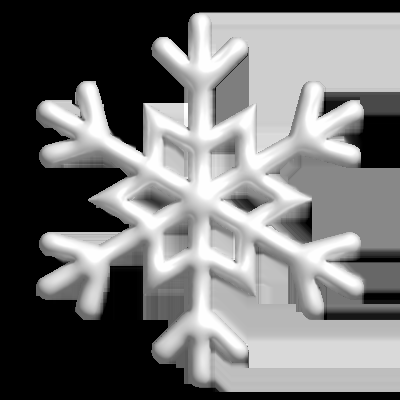
#> input picture images/flocon.png, 400 x 400 px, found by its file name
$ python td7_flocon.py
#> lines starting #> are read from the running program, lines starting #| are printed output that depends on the picture; after the words box and inside, x2 and y2 are one past the last pixel; in counts of white or black regions, pixels touching at a corner belong together
import numpy as np
import cv2
import random

cap = cv2.VideoCapture(0)
img = cv2.imread('E:/m1/ti/TD7/images/flocon.png', cv2.IMREAD_UNCHANGED)  # Charger l'image du flocon
#> img is the input picture: shape (400, 400, 4); mean B, G, R, A 117.1, 117.1, 117.1, 69.7
face_cascade = cv2.CascadeClassifier('E:/m1/ti/TD7/haarcascade_frontalface_alt.xml')

#Initialisation des flocons de neige
nb_flocon = 50
flocons = [[random.randint(0, 640), random.randint(0, 480)] for _ in range(nb_flocon)]

while cap.isOpened():
    ret, frame = cap.read()
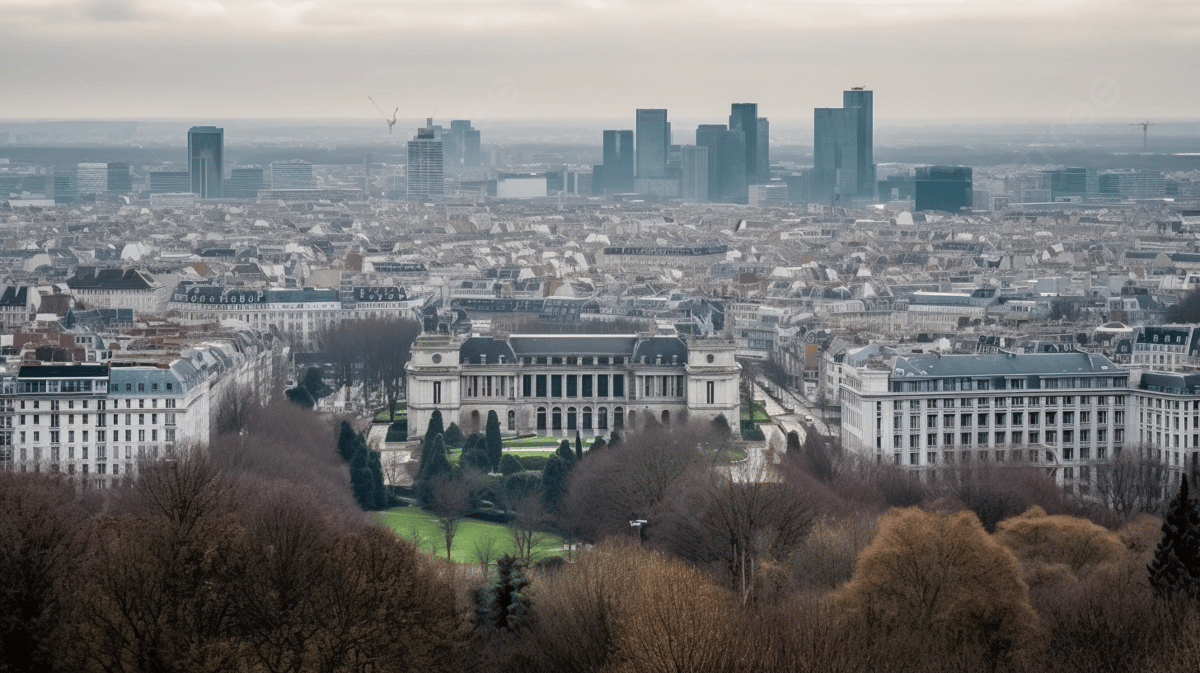
#> input picture images/ville.jpg, 1200 x 673 px, given in place of the camera
#> frame is the input picture: shape (673, 1200, 3); mean B, G, R 119, 119.4, 118.9
    if not ret:
        print("Can't receive frame (stream end?). Exiting ...")
        break

    gray = cv2.cvtColor(frame, cv2.COLOR_BGR2GRAY)
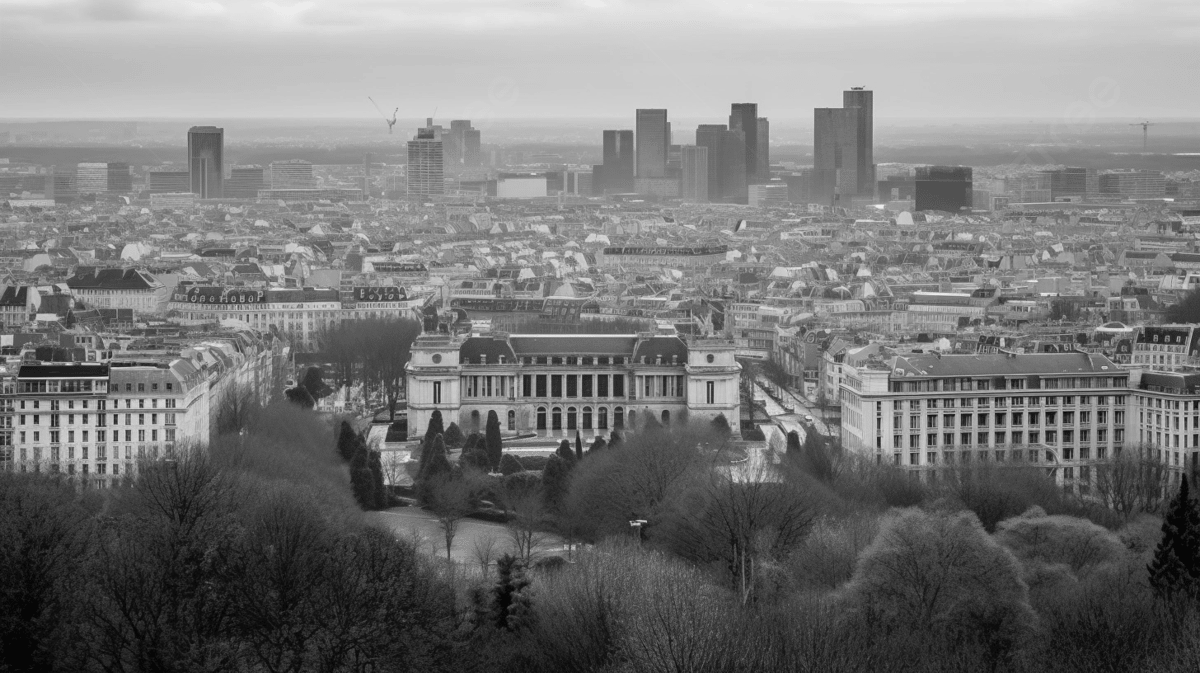
#> gray: shape (673, 1200); min 6, max 236, mean 119.2
    faces = face_cascade.detectMultiScale(gray, 1.1, 4)
#> faces = ()

    # Création d'un masque pour exclure les visages
    masque_visage = np.zeros_like(frame[:, :, 0])
    for (x, y, w, h) in faces:
        cv2.rectangle(masque_visage, (x, y), (x + w, y + h), 255, -1)
#> this loop made 0 passes
#> masque_visage: shape (673, 1200); every value is 0

    for i in range(len(flocons)):
        flocons[i][1] += random.randint(2, 5)  #Descente aléatoire des flocons
        if flocons[i][1] > frame.shape[0]:
            flocons[i] = [random.randint(0, frame.shape[1]), 0]

        #Redimension du flocon
        flocon_resized = cv2.resize(img, (20, 20), interpolation=cv2.INTER_AREA)
        flocon_alpha = flocon_resized[:, :, 3] / 255.0  #Alpha du flocon
        inv_alpha = 1.0 - flocon_alpha

        x, y = flocons[i]
        h, w = flocon_resized.shape[:2]

        #Vérification si le flocon n'est pas sur un visage
        if y + h < frame.shape[0] and x + w < frame.shape[1] and masque_visage[y:y+h, x:x+w].sum() == 0:
            for c in range(3):
                frame[y:y+h, x:x+w, c] = (
                    flocon_alpha * flocon_resized[:, :, c] +
                    inv_alpha * frame[y:y+h, x:x+w, c]
                )
#> this loop made 50 passes
#> pass 1, `flocon_resized = cv2.resize(img, (20, 20), interpolation=cv2.INTER_AREA)`:
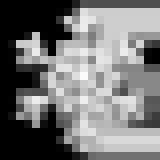
#> flocon_resized: shape (20, 20, 4) (shown 8 times larger); mean B, G, R, A 117.1, 117.1, 117.1, 69.7
#> pass 1, `flocon_alpha = flocon_resized[:, :, 3] / 255.0`:
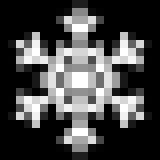
#> flocon_alpha: shape (20, 20) float64 (shown 8 times larger); min 0, max 1, mean 0.273
#> pass 1, `inv_alpha = 1.0 - flocon_alpha`:
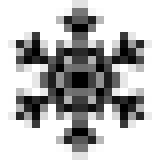
#> inv_alpha: shape (20, 20) float64 (shown 8 times larger); min 0, max 1, mean 0.727
#> after the loop:
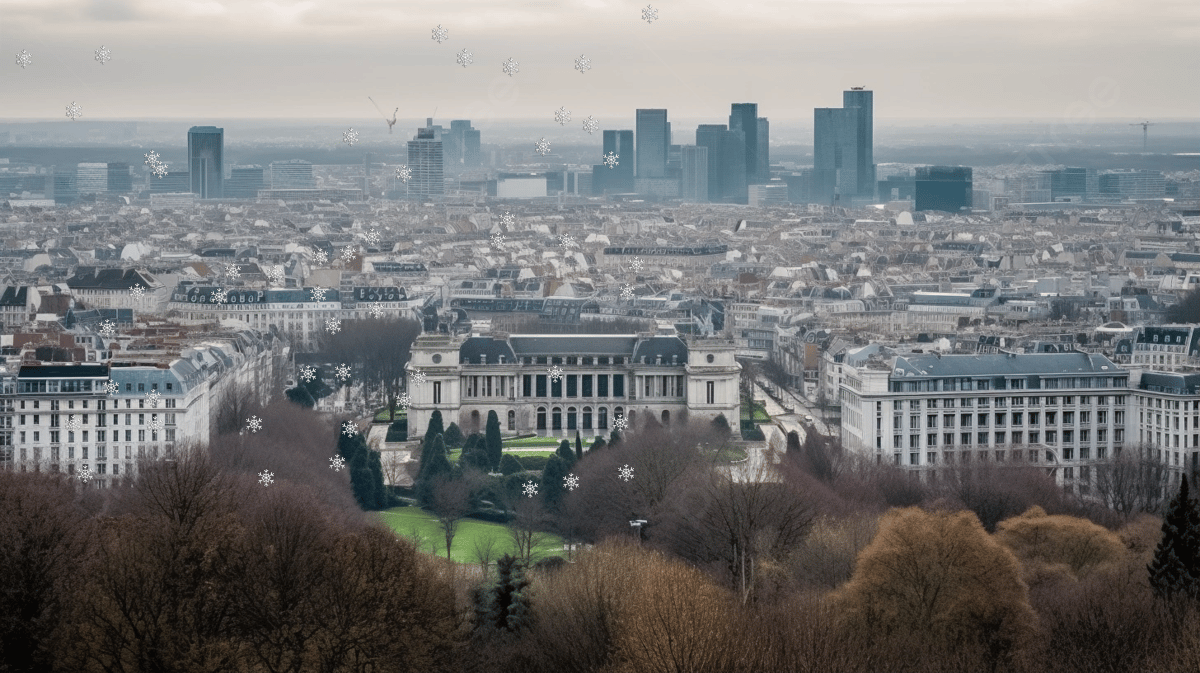
#> frame: shape (673, 1200, 3); 1.2% of pixels changed, all inside (x1, y1, x2, y2) = (15, 4, 659, 499)
#> after the loop, flocons = 50 pairs, first value 14 to 640, second value 4 to 479

    cv2.imshow('Flocon de neige tombant derrière le visage', frame)
    if cv2.waitKey(1) == ord('q'):
#> (key q is pressed here)
        break

cap.release()
cv2.destroyAllWindows()
